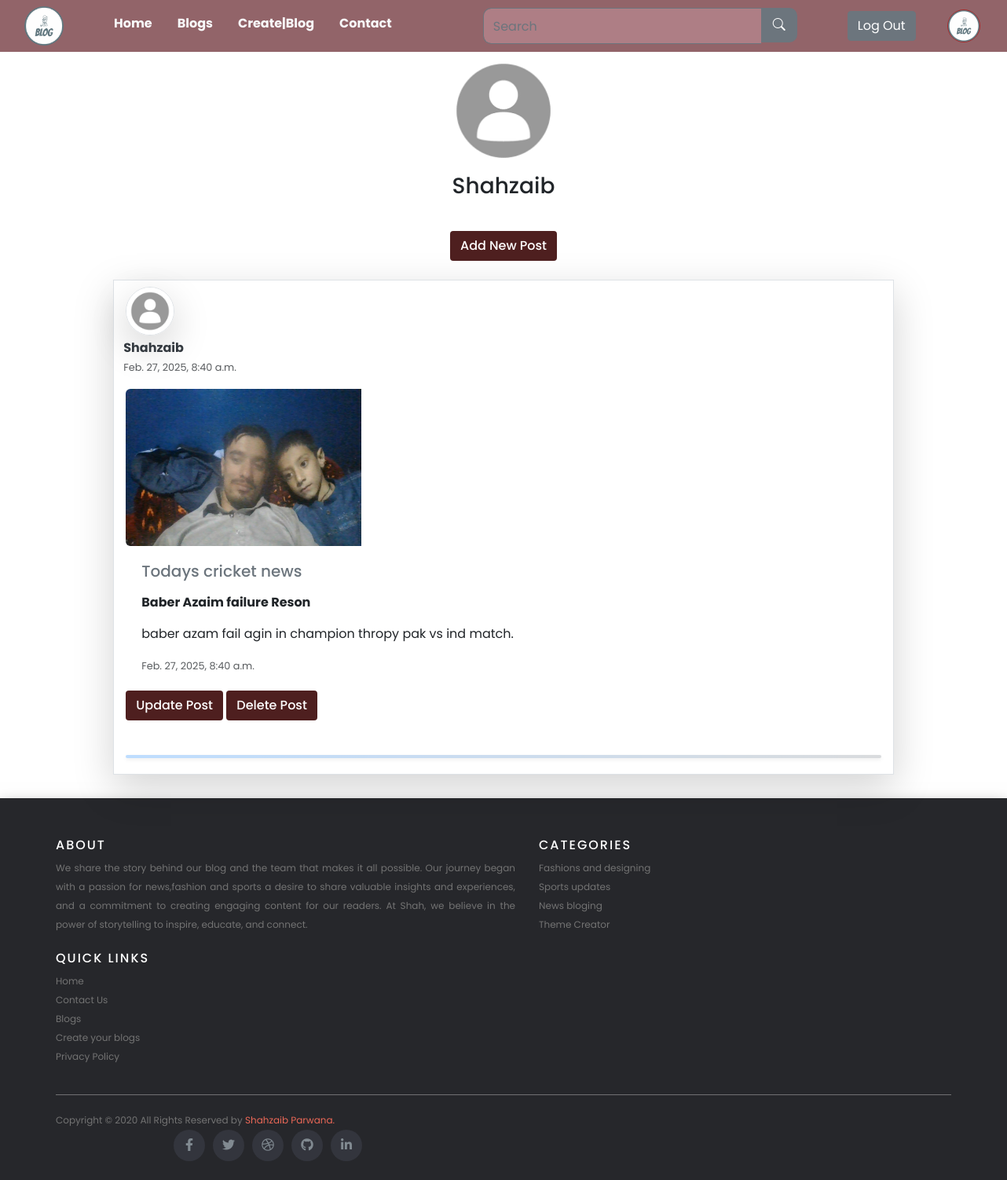
/post_admin/ (signed in), run on the app's committed database.
### account/models.py (models this page shows, shortened)
class User(AbstractUser):
    email = models.EmailField(max_length=150, unique=True)
    profile_image = models.ImageField(upload_to='profile_pictures', null=True, blank=True)
    objects = UserManager()
    USERNAME_FIELD = 'email'
    REQUIRED_FIELDS = ['username']  # Only username is required, email is primary

class BlogsPost(models.Model):
    user = models.ForeignKey(User, on_delete=models.CASCADE ,related_name='user')
    blog_title = models.CharField(max_length=200)
    blog_content = models.TextField()
    blog_images = models.ImageField(upload_to='blog_pictures/',null=True, blank=True)
    category = models.ForeignKey(Category, on_delete=models.CASCADE, related_name='category')
    created_at = models.DateTimeField(default=timezone.now)  # Automatically set to now
    updated_at = models.DateTimeField(auto_now=True)

### account/views.py (the view)
# urls.py: path('post_admin/',post_admin,name='post_admin'),
@login_required
def post_admin(request):
    try:
      user_posts = BlogsPost.objects.filter(user = request.user)
    except:
        messages.error(request,"Some thing went wrong.")
    return render(request,'post_admin.html',{'user_posts':user_posts})

### account/templates/post_admin.html (shortened to what this page needs)
{% extends "base.html" %}
{% load static %}
{% block content %}
<div class="text-center ">
    {% if user.profile_image %}
        <img src="{{user.profile_image.url}}" class="text-center "
        style="height: 150px;width: 150px;border-radius: 50%;" alt="">
        {% else %}
        <img src="{% static 'img/defaultimage.png' %}" class="text-center "
        style="height: 150px;width: 150px;border-radius: 50%;" alt="">
        {% endif %}
        <br><h3 class="mt-1 mb-3  text-center ">{{user.username}}</h3><br>
        <a href="{% url "create_post" %}" class="btn text-white fw-medium mb-4 " style="background-color: #4e1f1f;">Add New Post </a>
</div>
<div class="card mb-4 container shadow-lg border rounded-0 " style="max-width: 75vw;">
{% if user_posts %}
   {% for posts in user_posts %}
   <div class="row">
    <div class="col-4">
        {% if user.profile_image %}
        <a href="#"><img src="{{posts.user.profile_image.url}}" class="img-fluid mb-1 mt-2 shadow-lg border "
                style="width: 60px;height: 60px;border-radius: 50%;" alt=""><br> </a>
                {% else %}
                <a href="#"><img src="{% static 'img/defaultimage.png' %}" class="img-fluid mb-1 mt-2 shadow-lg border "
                    style="width: 60px;height: 60px;border-radius: 50%;" alt=""><br> </a>
                {% endif %}
        <div class="row ">
            <a class="text-decoration-none fw-bold text-dark  name ">{{posts.user.username}}</a>
            <p><small class="text-body-secondary">{{posts.created_at}}</small></p>
        </div>
    </div>
</div>
<div class="row ">
    {% if posts.blog_images %}
    <div class="col-md-4 ">
        <img src="{{posts.blog_images.url}}" class="img-fluid rounded-start" alt="..." style="width:300px;height:200px;">
    </div>
    {% endif %}
    <div class="col-md-8 mb-4 ">
        <div class="card-body">
            <a href="{% url "post_admin_detail" post_id=posts.id %}" class="text-secondary ">
                <h5 class="card-title">{{posts.blog_title | truncatechars:100}}</h5></a>
                <p class="card-text">{{posts.blog_content | truncatechars:150|safe}}</p>
                <p class="card-text"><small class="text-body-secondary">{{posts.updated_at}}</small>
                </p>
        </div>
        <a href="{% url "edit_post" post_id=posts.id %}"  class="btn text-white fw-medium " style="background-color: #4e1f1f;">Update Post</a>
        <button class="delete-btn btn text-white fw-medium" data-id="{{ posts.id }}" style="background-color: #4e1f1f;">
    Delete Post
</button>
    </div>
</div> <hr style=" border: none;
    height: 4px;
    background: linear-gradient(to right, #007bff, #6c757d);
    margin: 20px 0;
    box-shadow: 0px 2px 5px rgba(0, 0, 0, 0.3);
    border-radius: 5px; ">
   {% endfor %}
   {% else %}
   <h4 class="text-center text-bg-success" >You cannot do any posts yet.. </h4>
   {% endif %}
</div>
{% endblock %}

### templates/base.html (shortened to what this page needs)
<!doctype html>
<html lang="en">
<head>
  {% load static %}
  <link href="https://cdn.jsdelivr.net/npm/bootstrap@5.3.3/dist/css/bootstrap.min.css" rel="stylesheet">
  <link rel="stylesheet" href="https://cdn.jsdelivr.net/npm/bootstrap-icons@1.11.3/font/bootstrap-icons.min.css">
  <link rel="stylesheet" href="https://stackpath.bootstrapcdn.com/bootstrap/4.1.3/css/bootstrap.min.css">
  <link rel="stylesheet" href="https://cdnjs.cloudflare.com/ajax/libs/font-awesome/5.15.1/css/all.min.css">
  <link rel="stylesheet" href="{% static '/css/style.css' %}">
  <link rel="stylesheet" href="{% static '/css/style_main.css' %}">
</head>
<body>
  <nav class="navbar navbar-expand-lg ">
    <div class="container-fluid  ">
      <a class="navbar-brand m-0 p-0 " href="#"><img src="{% static 'img/logoforblogweb.png' %}" alt=""
          style="width: 50px;height: 50px;border-radius: 50%;"></a>
      <div class="collapse navbar-collapse " id="navbarSupportedContent">
        <ul class="navbar-nav  mb-2 mb-lg-0 mx-5 ">
          <li class="nav-item">
            <a class="nav-link fw-bold mx-2 text-light " aria-current="page" href="{% url "home" %}">Home</a>
          </li>
          <li class="nav-item">
            <a class="nav-link fw-bold mx-2 text-light" href="{% url "blog_category" %}">Blogs</a>
          </li>
          <li class="nav-item">
            <a class="nav-link fw-bold mx-2 text-light" href="{% url "blog_creation" %}">Create|Blog</a>
          </li>
          <li class="nav-item">
            <a class="nav-link fw-bold mx-2 text-light" href="{% url "contact" %}">Contact</a>
          </li>
          <form method="get" action="{% url "search" %}" class="d-flex " id="form" role="search" style="width: 400px;margin-left: 100px;">
            <input class="form-control border-secondary border-end-0 text-light " name="search" value="{{request.GET.search}}" id="input" type="search" placeholder="Search"
              aria-label="Search">
            <button class=" bg-secondary text-white " id="button" type="submit"><i class="bi bi-search"></i></button>
          </form>
        </ul>
        {% if user.is_authenticated %}
        <a href="{% url "log_out" %}" class=" btn  btn-secondary mx-3 " id="login">Log Out</a>
        {% else %}
        <a href="{% url "login" %}" class=" btn  btn-secondary " id="login">Login</a>
        <a href="{% url "sign_up" %}" class=" btn  btn-secondary mx-2" id="login">Sign up</a>
        {% endif %}
        {% if user.is_authenticated %}
          {% if user.profile_image %}
            <a href="{% url "post_admin" %}" class="mx-4 "><img src="{{request.user.profile_image.url}}" alt="" style="width:40px;height:40px;border-radius:50%;border:1px solid brown;" ></a>
            {% else %}
            <a href="{% url "post_admin" %}" class="mx-4 "><img src="{% static "img/logoforblogweb.png" %}" alt="" style="width:40px;height:40px;border-radius:50%;border:1px solid brown;" ></a>
          {% endif %}
        {% endif %}
      </div>
    </div>
  </nav>
  {% block content %}{% endblock %}
  <footer class="site-footer" style="margin-top: 30px;">
    <div class="container">
      <div class="row" >
        <div class="col-sm-12 col-md-6">
          <h6>About</h6>
          <p class="text-justify small ">We share the story behind our blog and the team that makes it all possible. Our
            journey began with a passion for news,fashion and sports a desire to share valuable insights and experiences, and
            a commitment to creating engaging content for our readers.
            At Shah, we believe in the power of storytelling to inspire, educate, and connect.</p>
        </div>
        <div class="col-6 col-md-3">
          <h6>Categories</h6>
          <ul class="footer-links small ">
            <li><a href="#">Fashions and designing</a></li>
            <li><a href="#">Sports updates</a></li>
            <li><a href="#">News bloging</a></li>
            <li><a href="#">Theme Creator</a></li>
          </ul>
        </div>
        <div class="col-6 col-md-3" >
          <h6>Quick Links</h6>
          <ul class="footer-links small ">
            <li><a href="#">Home</a></li>
            <li><a href="#">Contact Us</a></li>
            <li><a href="#">Blogs</a></li>
            <li><a href="#">Create your blogs</a></li>
            <li><a href="#">Privacy Policy</a></li>
          </ul>
        </div>
      </div>
      <hr class="small">
    </div>
    <div class="container" >
      <div class="row">
        <div class="col-md-8 col-sm-6 col-12">
          <p class="copyright-text small ">Copyright © 2020 All Rights Reserved by
            <a href="#"><span class="logo">Shahzaib Parwana.</span></a>
          </p>
        </div>
        <div class="col-md-4 col-sm-6 col-12">
          <ul class="social-icons">
            <li><a class="facebook" href="#"><i class="fab fa-facebook-f"></i></a></li>
            <li><a class="twitter" href="#"><i class="fab fa-twitter"></i></a></li>
            <li><a class="dribbble" href="#"><i class="fab fa-dribbble"></i></a></li>
            <li><a class="dribbble" href="#"><i class="fab fa-github"></i></a></li>
            <li><a class="linkedin" href="#"><i class="fab fa-linkedin-in"></i></a></li>
          </ul>
        </div>
      </div>
    </div>
  </footer>
</body>
</html>

### static/css/style.css (style rules this page uses)
* { margin: 0; padding: 0; box-sizing: border-box; }
body { font-family: 'Poppins', sans-serif; display: block; align-items: center; justify-content: center; }
.site-footer { background-color: #26272b; padding: 45px 0 20px; font-size: 15px; line-height: 24px; color: #737373; box-shadow: 0 10px 20px rgba(0, 0, 0, 0.5); }
.site-footer hr { border-top-color: #bbb; opacity: 0.5; }
.site-footer hr.small { margin: 20px 0; }
.site-footer h6 { color: #fff; font-size: 16px; text-transform: uppercase; margin-top: 5px; letter-spacing: 2px; }
.site-footer a { color: #737373; }
.footer-links { padding-left: 0; list-style: none; }
.footer-links li { display: block; }
.footer-links a { color: #737373; }
.site-footer .social-icons { text-align: right; }
.site-footer .social-icons a { width: 40px; height: 40px; line-height: 40px; margin-left: 6px; margin-right: 0; border-radius: 100%; background-color: #33353d; }
.copyright-text { margin: 0; }
.social-icons { padding-left: 0; margin-bottom: 0; list-style: none; }
.social-icons li { display: inline-block; margin-bottom: 4px; }
.social-icons a { background-color: #eceeef; color: #818a91; font-size: 16px; display: inline-block; line-height: 44px; width: 44px; height: 44px; text-align: center; margin-right: 8px; border-radius: 100%; -webkit-transition: all 0.2s linear; -o-transition: all 0.2s linear; transition: all 0.2s linear; }
.logo { color: #eb6857; }
button { padding: 10px 20px; background: #32cd32; color: #fff; border: none; border-radius: 5px; cursor: pointer; font-size: 16px; transition: background-color 0.3s; }
h3 { margin-bottom: 10px; }
button { background-color: #007bff; color: white; border: none; padding: 10px 15px; border-radius: 5px; cursor: pointer; }

### static/css/style_main.css (style rules this page uses)
.navbar { background-color: #72363cc4; }
#form #input { border-radius: 10px 0px 0px 10px !important; background-color: #b4848ada !important; height: 4vh; }
#form #button { padding-left: 5px !important; padding-right: 5px !important; border-radius: 0px 10px 10px 0px !important; height: 5vh !important; width: 4vw !important; padding: 2px !important; }
.nav-link { color: #4d2f2f; }
*, *:after, *:before { box-sizing: inherit; }

### data on the page
User: username "Shahzaib"
BlogsPost: user.username "Shahzaib", created_at "Feb. 27, 2025, 8:40 a.m.", blog_images (picture), blog_title "Todays cricket news", blog_content "Baber Azaim failure Reson baber azam fail agin in champion thropy pak vs ind match.", updated_at "Feb. 27, 2025, 8:40 a.m."
